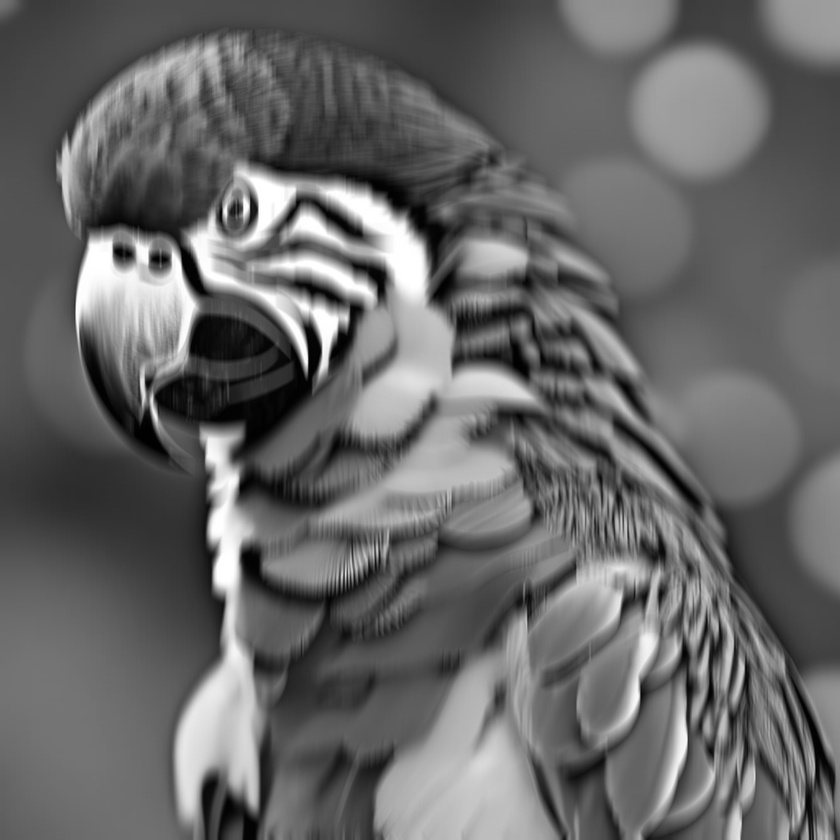
#> input picture COURSES/NUMERICAL METHODS FOR DATA SCIENCE/SVD_application/parrot_vertical_gray _official.jpg, 840 x 840 px, shrunk from 1344 x 1344 before the run
$ jupyter execute bai8.ipynb
#> lines starting #> are read from the running program, lines starting #| are printed output that depends on the picture; after the words box and inside, x2 and y2 are one past the last pixel; in counts of white or black regions, pixels touching at a corner belong together
[cell 1]
import numpy as np
import cv2
from pylab import imread
from skimage.color import rgb2gray
from matplotlib import pyplot as plt
from scipy.linalg import svd
from scipy.linalg import toeplitz
import pandas as pd

[cell 2]
# đọc ảnh
image=imread('parrot_vertical_gray _official.jpg')
#> image is the input picture: shape (840, 840); min 0, max 255, mean 103.6
plt.imshow(image, cmap='gray')

[cell 3]
# biến hình ảnh thành dạng mảng
B = np.array(image)

[cell 4]
# Tạo ma trận Toeplitz
def create_toeplitz(matrix, l):
#> called with l = 30
    padding = np.zeros(matrix.shape[1]-1, matrix.dtype)
#> padding = 839 values from 0 to 0
    first_col = np.r_[matrix[0, 0], padding]
#> first_col = 840 values, max 115 at index 0, min 0 at index 1, mean 0.137
    first_row = np.r_[matrix[0,0:l], padding]
#> first_row = 869 values, max 115 at index 0, min 0 at index 30, mean 3.12
    toeplitz_matrix = toeplitz(first_col, first_row).astype('float64')
    # Tạo ma trận giảm cấp m x n từ l :
    for i in range(toeplitz_matrix.shape[0]):
        for j in range(toeplitz_matrix.shape[1]):
            if toeplitz_matrix[i, j] != 0:
                toeplitz_matrix[i, j] = 1/l
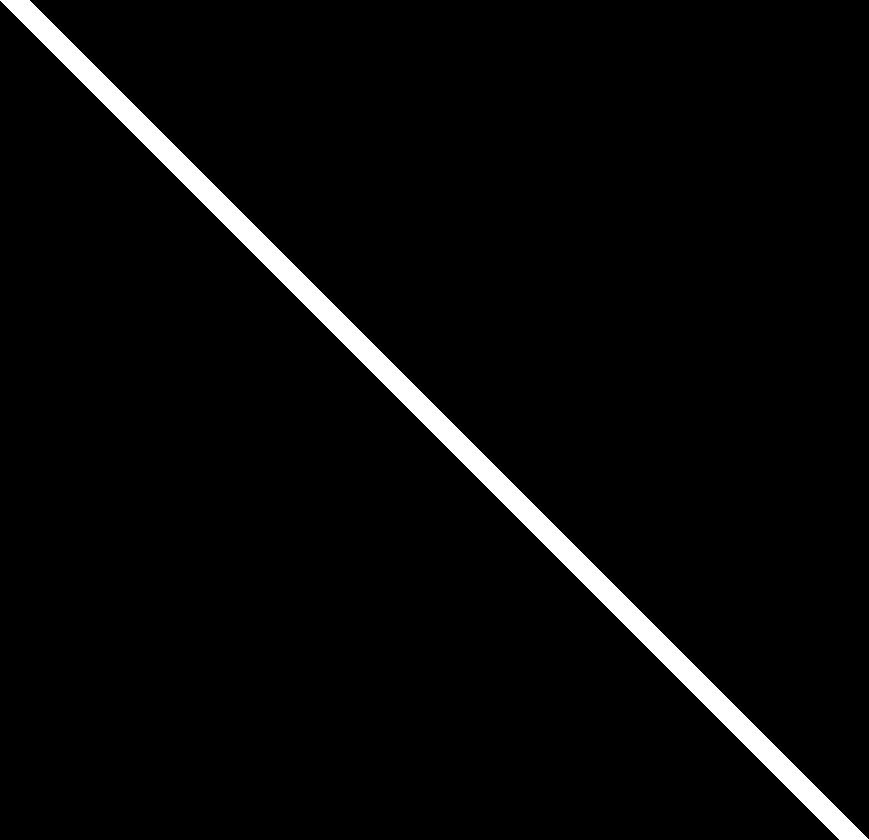
#> toeplitz_matrix: shape (840, 869) float64; values 0 (black) and 0.0333 (white), 3.5% white; 1 white region, box (x1, y1, x2, y2) and area: (0, 0, 869, 840) 25200
    return toeplitz_matrix

A = create_toeplitz(B, 30)
print("toeplitz matrix is:\n", A)
#> (printed output is left out)

print(A.shape)
#| (840, 869)

[cell 5]
# Tìm SVD
m, n = A.shape
#> m = 840; n = 869
U, S_diag, V_T = svd(A)
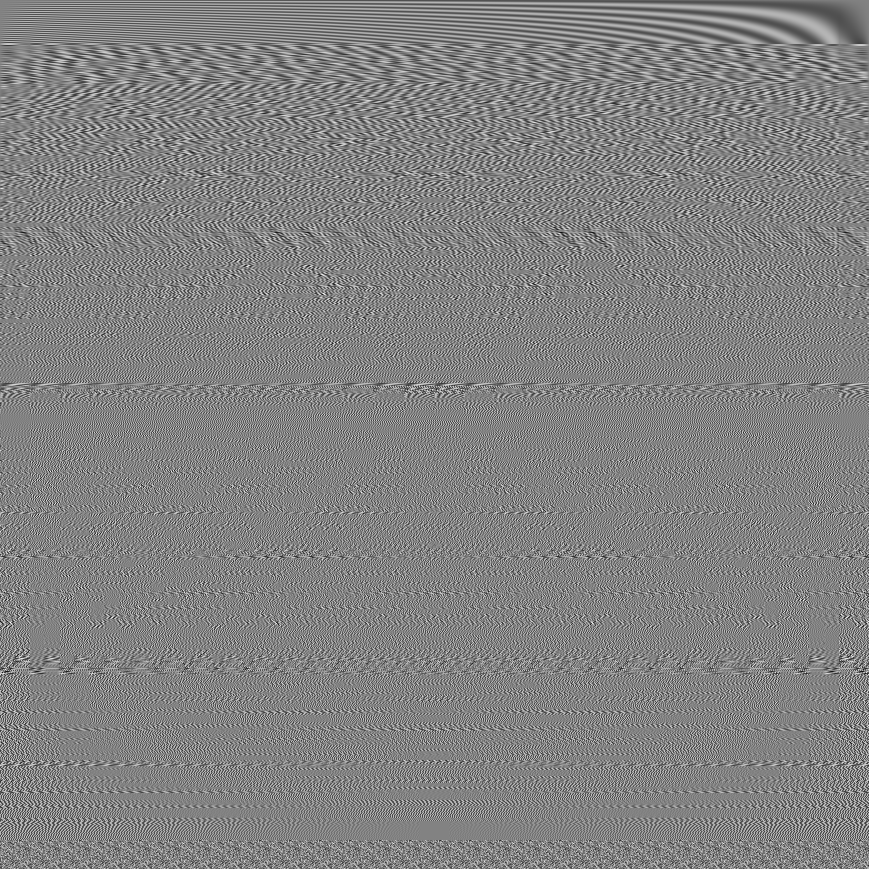
#> V_T: shape (869, 869) float64; min -0.126, max 0.12, mean -9.63e-05; drawn with min black and max white
#> S_diag = 840 values, max 0.999 at index 0, min 0.00181 at index 839, mean 0.0795
# Tìm ma trận Sigma_+
k = len(S_diag)
#> k = 840
Sigma = np.zeros((k, k))
np.fill_diagonal(Sigma, S_diag)

if m > k:
    Sigma = np.pad(Sigma, pad_width = ((0, m-k), (0, 0)), mode='constant', constant_values=0)
if n > k:
    Sigma = np.pad(Sigma, pad_width = ((0, 0), (0, n-k)), mode='constant', constant_values=0)
#> Sigma: shape (840, 869) float64

# Tính A_pinv
Sigma_pinv = np.linalg.pinv(Sigma)
V = V_T.T
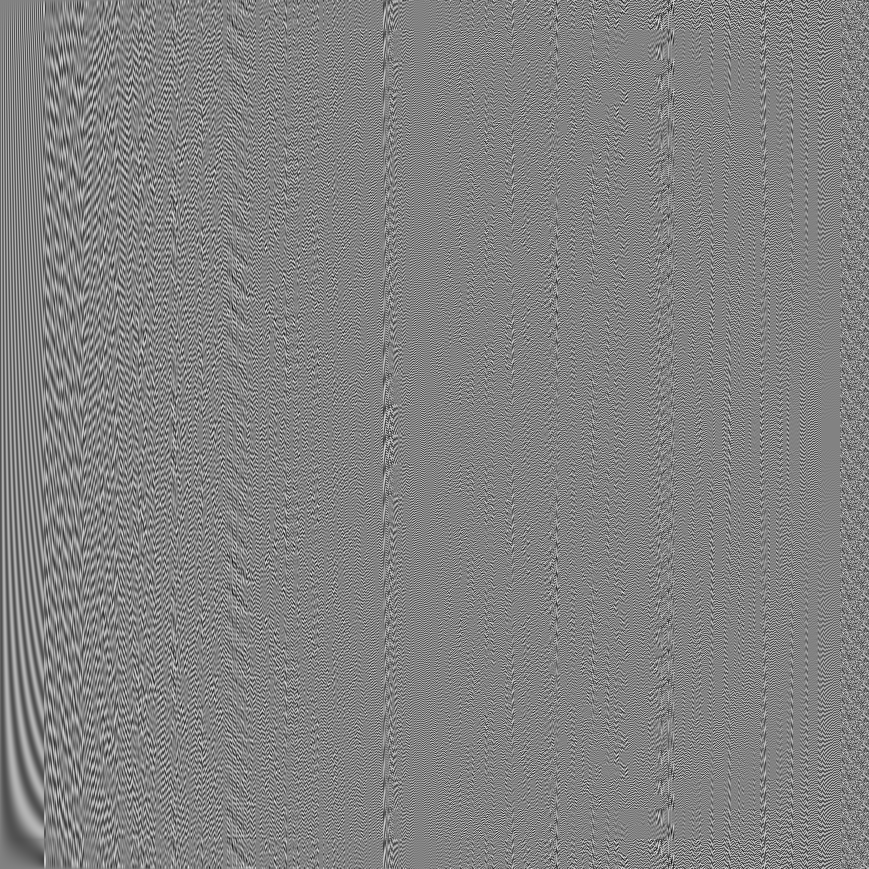
#> V: shape (869, 869) float64; min -0.126, max 0.12, mean -9.63e-05; drawn with min black and max white
U_T = U.T
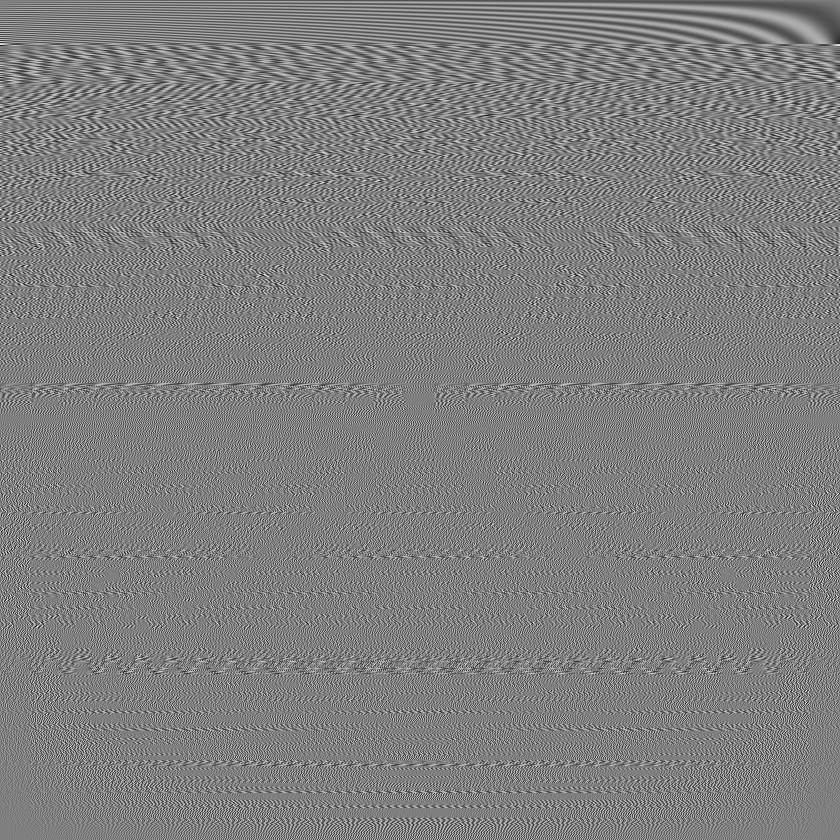
#> U_T: shape (840, 840) float64; min -0.133, max 0.133, mean -9.04e-05; drawn with min black and max white
A_pinv = np.dot(V, np.dot(Sigma_pinv, U_T))
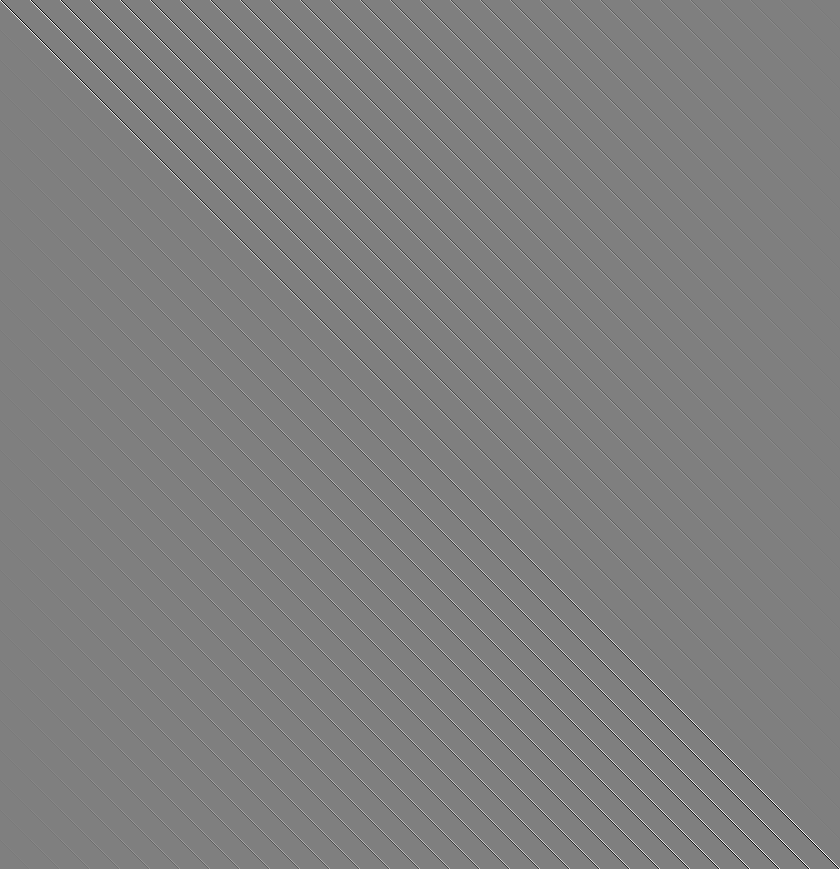
#> A_pinv: shape (869, 840) float64; min -28.97, max 29, mean 0; drawn with min black and max white
# Tính X_pinv
X_pinv = np.dot(A_pinv, B)
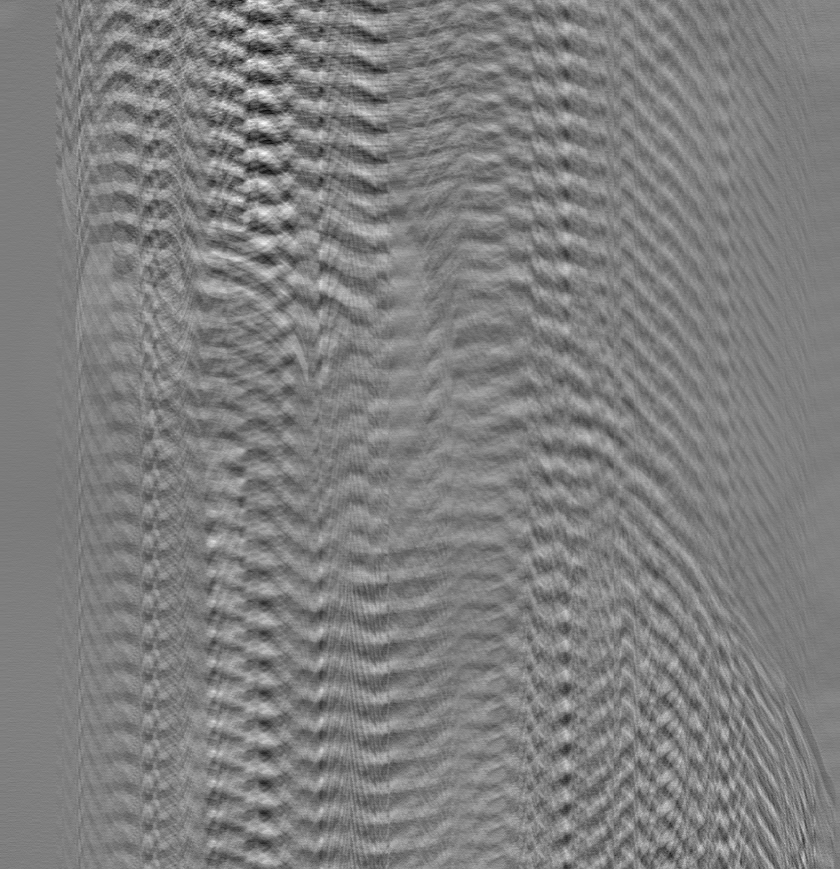
#> X_pinv: shape (869, 840) float64; min -1471.2, max 1691.2, mean 103.4; drawn with min black and max white


print("Ma trận Sigma_+ là:\n", Sigma_pinv)
#> (printed output is left out)
print("Ma trận của ảnh sau khi khôi phục là:\n", X_pinv)
#> (printed output is left out)
